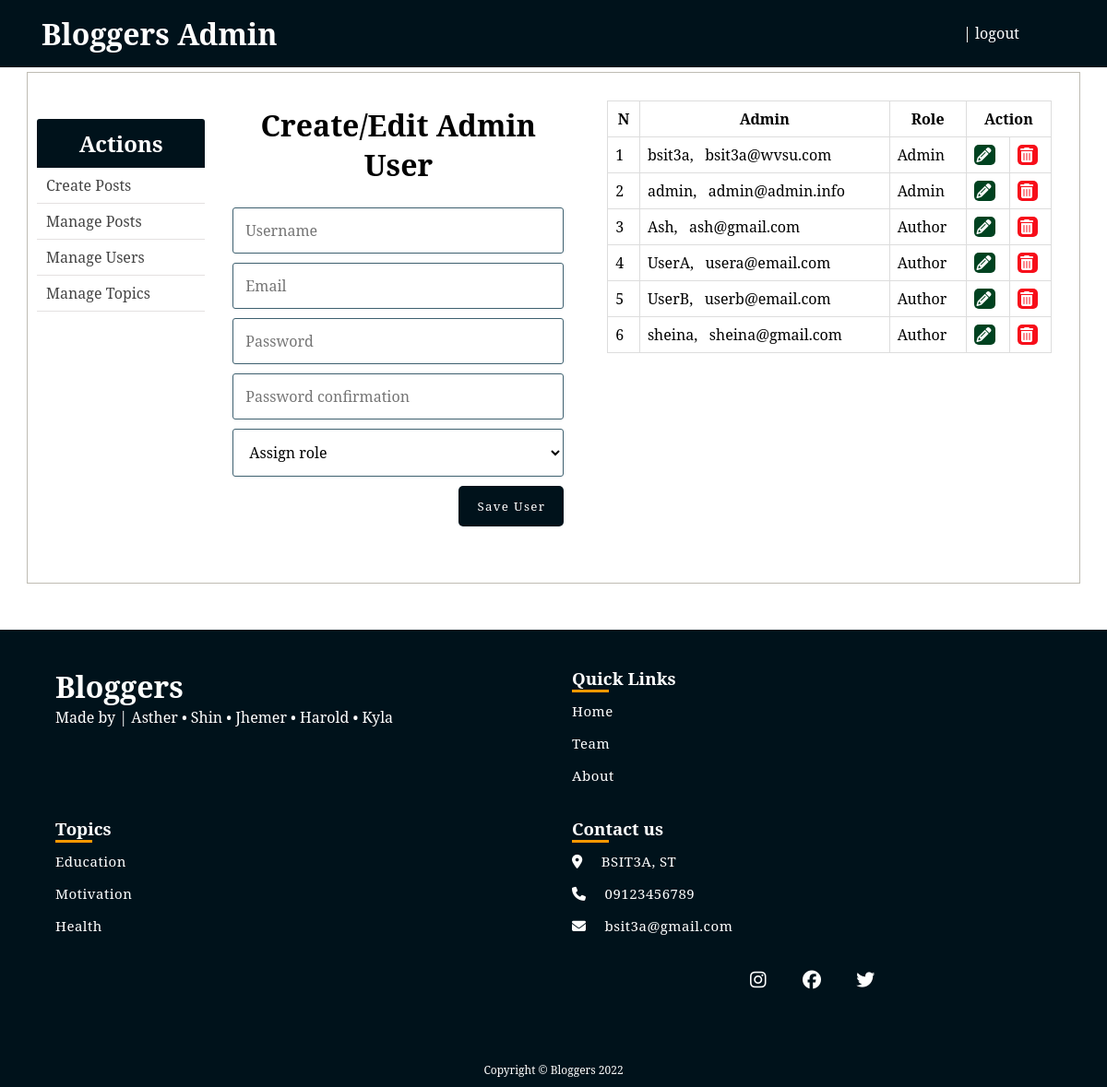
Before: /blog/admin/users.php with the older database file.
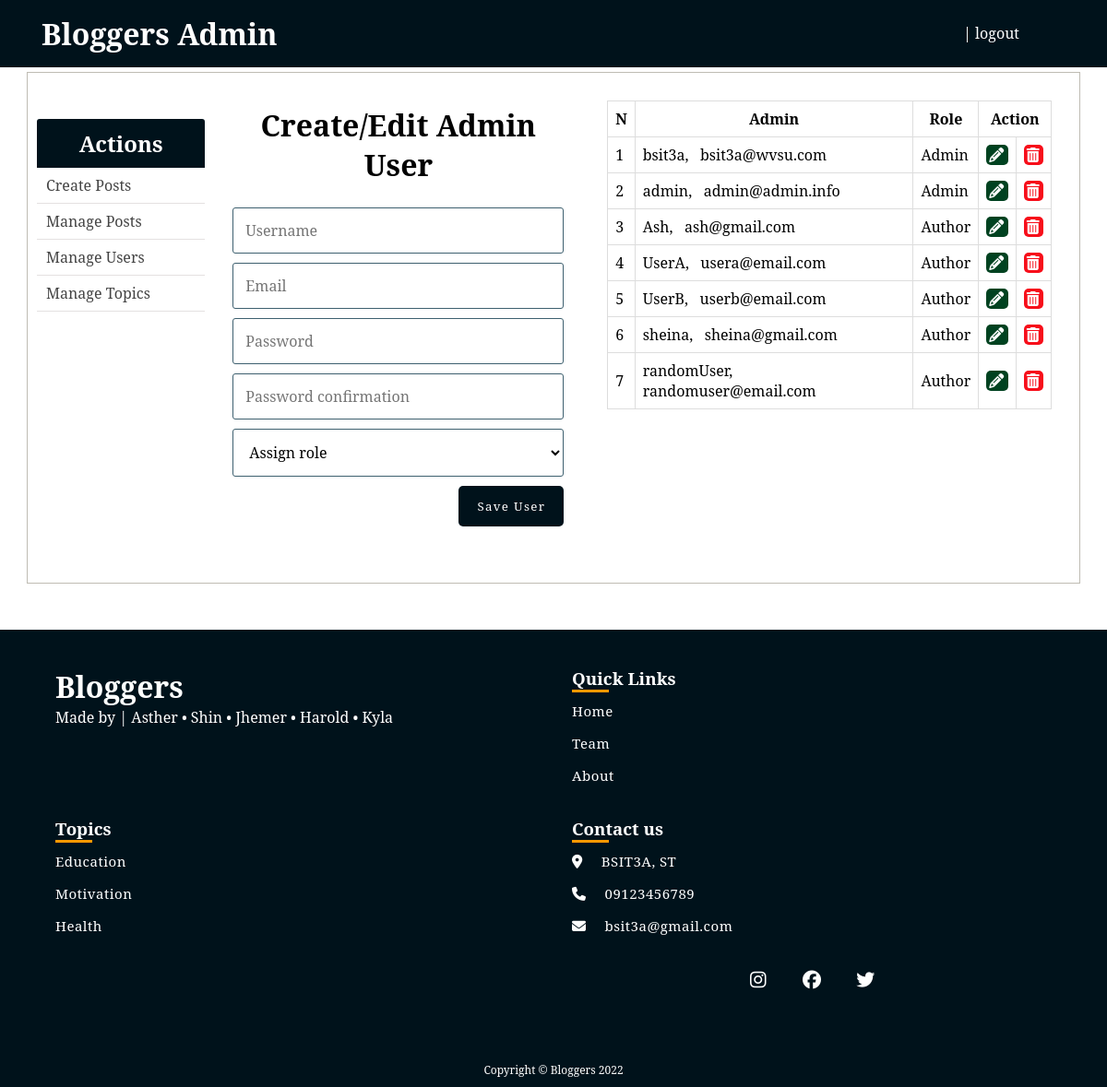
After: the same page with the newer database file.
### tables this page shows
CREATE TABLE `users` (
  `id` int(11) NOT NULL,
  `username` varchar(255) NOT NULL,
  `email` varchar(255) NOT NULL,
  `role` enum('Author','Admin') DEFAULT 'Author',
  `password` varchar(255) NOT NULL,
  `created_at` timestamp NULL DEFAULT current_timestamp(),
  `updated_at` timestamp NULL DEFAULT NULL
);

### blog/admin/includes/admin_functions.php (called while the page is built, shortened)
<?php
$isEditingUser = false;
$username = "";
$email = "";
function getAdminUsers(){
	global $conn, $roles;
	$sql = "SELECT * FROM users WHERE role IS NOT NULL";
	$result = mysqli_query($conn, $sql);
	$users = mysqli_fetch_all($result, MYSQLI_ASSOC);
	return $users;
}
?>

### blog/admin/users.php (the view, shortened to what this page needs)
<?php  include('../config.php'); ?>
<?php  include(ROOT_PATH . '/admin/includes/admin_functions.php'); ?>
<?php
	$admins = getAdminUsers();
?>
<?php include(ROOT_PATH . '/admin/includes/head_section.php'); ?>
</head>
<body>
	<?php include(ROOT_PATH . '/admin/includes/navbar.php') ?>
	<div class="container content">
		<?php include(ROOT_PATH . '/admin/includes/menu.php') ?>
		<div class="action">
			<h1 class="page-title">Create/Edit Admin User</h1>
			<form method="post" action="<?php echo BASE_URL . 'admin/users.php'; ?>" >
				<input type="text" name="username" value="<?php echo $username; ?>" placeholder="Username">
				<input type="email" name="email" value="<?php echo $email ?>" placeholder="Email">
				<input type="password" name="password" placeholder="Password">
				<input type="password" name="passwordConfirmation" placeholder="Password confirmation">
				<select name="role">
					<option value="" selected disabled>Assign role</option>
				</select>
				<?php if ($isEditingUser === true): ?>
					<button type="submit" class="btn" name="update_admin">UPDATE</button>
				<?php else: ?>
					<button type="submit" class="btn" name="create_admin">Save User</button>
				<?php endif ?>
			</form>
		</div>
		<div class="table-div">
			<?php if (empty($admins)): ?>
				<h1>No admins in the database.</h1>
			<?php else: ?>
				<table class="table">
					<thead>
						<th>N</th>
						<th>Admin</th>
						<th>Role</th>
						<th colspan="2">Action</th>
					</thead>
					<tbody>
					<?php foreach ($admins as $key => $admin): ?>
						<tr>
							<td><?php echo $key + 1; ?></td>
							<td>
								<?php echo $admin['username']; ?>, &nbsp;
								<?php echo $admin['email']; ?>
							</td>
							<td><?php echo $admin['role']; ?></td>
							<td>
								<a class="fa fa-pencil btn edit"
									href="users.php?edit-admin=<?php echo $admin['id'] ?>">
								</a>
							</td>
							<td>
								<a class="fa fa-trash btn delete"
								    href="users.php?delete-admin=<?php echo $admin['id'] ?>">
								</a>
							</td>
						</tr>
					<?php endforeach ?>
					</tbody>
				</table>
			<?php endif ?>
		</div>
	</div>
	<?php include( ROOT_PATH . '/includes/footer.php') ?>
</body>
</html>

Changed rows visible on the page:
added users: username "randomUser", email "randomuser@email.com", role "Author"
